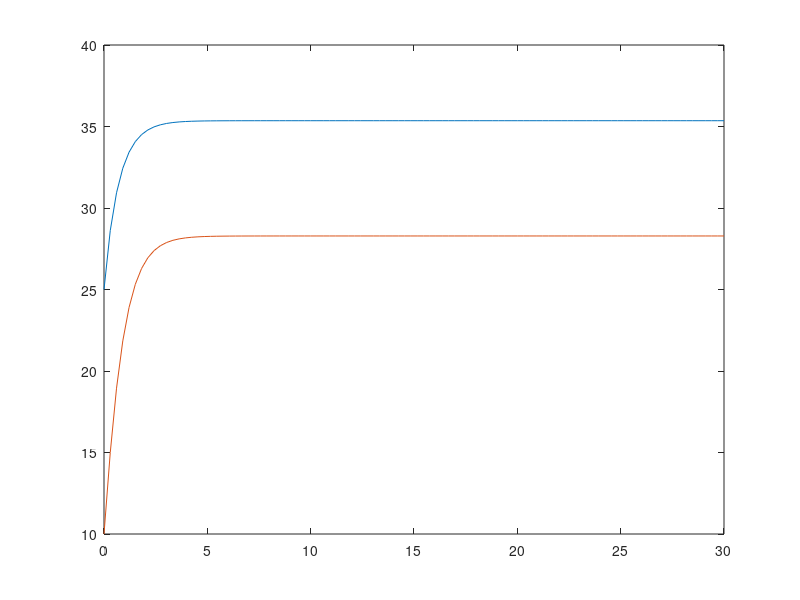

MATLAB code for this plot:
clc;
clear;
close all;
t = linspace (0, 30);
s = 0.4;
d = 0.5;
A = 2.5;
K = linspace(0, 30);
K(1) = 10;
L = 10;
Y = linspace(0, 30);
Y(1) = A * K(1)^(1/3) * L ^ (2/3);
for i = 2:100
  K(i) = K(i - 1) + s * Y(i - 1) - d * K(i - 1);
  K(i) = max(K(i), 0);
  Y(i) = A * K(i)^(1/3) * L ^ (2/3);
end
plot(t, Y);
hold on;
plot(t, K);

